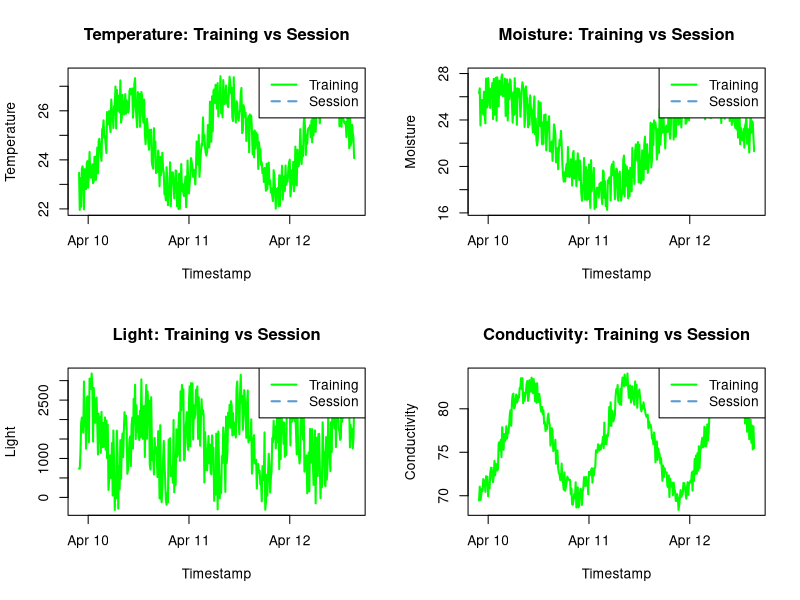
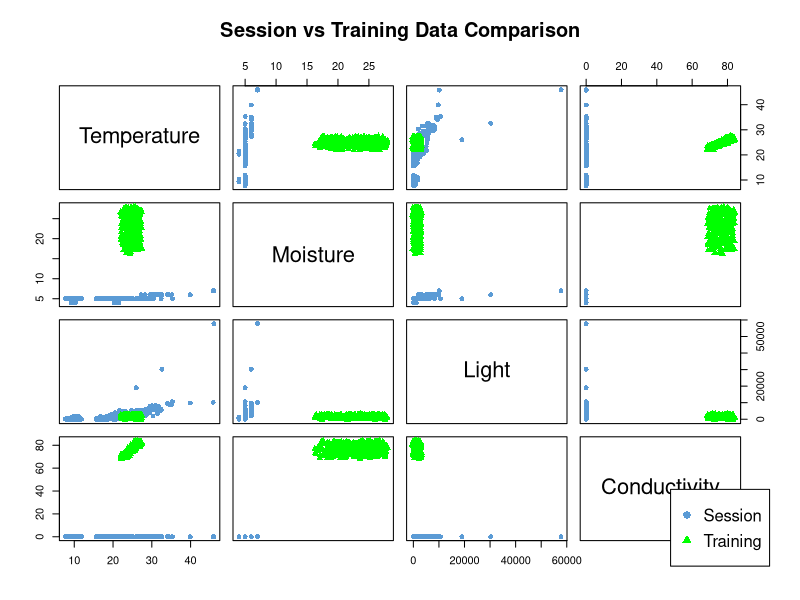
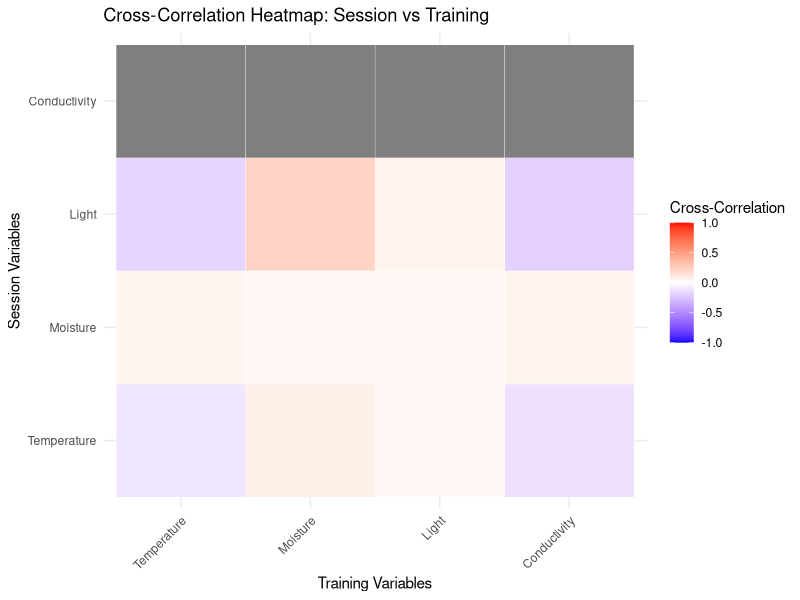
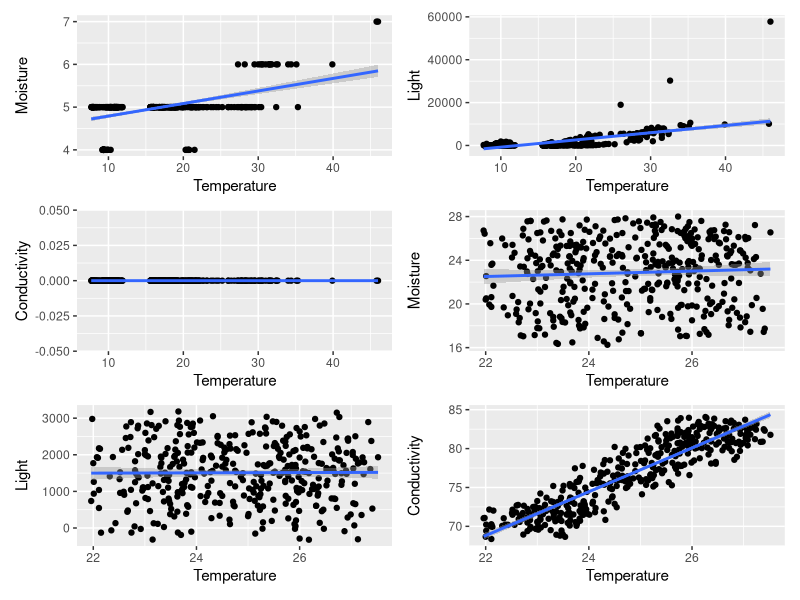

Write the R code that produced these figures, in order. (Note: this script raises an error after producing the figures.)
## ---- chunk 1
knitr::opts_chunk$set(echo = TRUE)
## ---- chunk 2
suppressPackageStartupMessages(library(dplyr))

# Load data
session_data <- read.csv("data/session-2025-05-10.csv")
training_data <- read.csv("data/ideal-training.csv")

# Resizing training data if needed
min_len <- min(nrow(training_data), nrow(session_data))
training_data <- training_data[1:min_len, ]
session_data  <- session_data[1:min_len, ]

# Convert timestamps (if needed for other use)
session_data$Timestamp <- as.POSIXct(session_data$Timestamp, format = "%Y-%m-%d %H:%M:%S")
training_data$Timestamp <- as.POSIXct(training_data$Timestamp, format = "%Y-%m-%d %H:%M:%S")


## ---- chunk 3
# Sort both datasets by time to ensure chronological order
training_data <- training_data[order(training_data$Timestamp), ]
session_data  <- session_data[order(session_data$Timestamp), ]

# Align by earliest common start date
start_date <- min(min(training_data$Timestamp), min(session_data$Timestamp))
training_data <- training_data[training_data$Timestamp >= start_date, ]
session_data  <- session_data[session_data$Timestamp >= start_date, ]

# Colors
train_col <- "green"
sess_col  <- "#5B9BD5"

# Plotting function
plot_overlay <- function(train_y, train_time, sess_y, sess_time, ylabel, title) {
  len <- min(length(train_y), length(sess_y))
  plot(train_time[1:len], train_y[1:len],
       type = "l", col = train_col, lwd = 2,
       xlab = "Timestamp", ylab = ylabel, main = title)
  lines(sess_time[1:len], sess_y[1:len], col = sess_col, lwd = 2, lty = 2)
  legend("topright", legend = c("Training", "Session"), col = c(train_col, sess_col),
         lty = c(1, 2), lwd = 2)
}

# Arrange plots
par(mfrow = c(2, 2))  # 2x2 grid

# Draw plots
plot_overlay(training_data$Temperature, training_data$Timestamp, 
             session_data$Temperature, session_data$Timestamp,
             ylabel = "Temperature", title = "Temperature: Training vs Session")

plot_overlay(training_data$Moisture, training_data$Timestamp, 
             session_data$Moisture, session_data$Timestamp,
             ylabel = "Moisture", title = "Moisture: Training vs Session")

plot_overlay(training_data$Light, training_data$Timestamp,
             session_data$Light, session_data$Timestamp,
             ylabel = "Light", title = "Light: Training vs Session")

plot_overlay(training_data$Conductivity, training_data$Timestamp,
             session_data$Conductivity, session_data$Timestamp,
             ylabel = "Conductivity", title = "Conductivity: Training vs Session")

# Reset layout
par(mfrow = c(1, 1))


## ---- chunk 4
# Step 1: Match lengths
min_len <- min(nrow(session_data), nrow(training_data))

session_mat <- as.matrix(session_data[1:min_len, c("Temperature", "Moisture", "Light", "Conductivity")])
training_mat <- as.matrix(training_data[1:min_len, c("Temperature", "Moisture", "Light", "Conductivity")])

# Step 2: Center the matrices (subtract column means)
session_centered <- scale(session_mat, center = TRUE, scale = FALSE)
training_centered <- scale(training_mat, center = TRUE, scale = FALSE)

# Step 3: Compute cross-covariance
cross_cov <- t(session_centered) %*% training_centered / (min_len - 1)
cat("CROSS-COVARIANCE MATRIX (Session vs Training)\n")
print(cross_cov)

# Step 4: Compute cross-correlation manually
# First compute std deviations
session_sd <- apply(session_centered, 2, sd)
training_sd <- apply(training_centered, 2, sd)

# Use outer product of std deviations to normalize
cross_cor <- cross_cov / outer(session_sd, training_sd)
cat("\nCROSS-CORRELATION MATRIX (Session vs Training)\n")
print(cross_cor)

## ---- chunk 5
# Create a panel function to show both session and training data on the same plot
panel.scatter <- function(x, y, ...) {
  points(x[source == "Session"], y[source == "Session"], 
         col = "#5B9BD5", pch = 16, ...)
  points(x[source == "Training"], y[source == "Training"], 
         col = "green", pch = 17, ...)
}

# Combine data for plotting
session_combined <- session_data[, c("Temperature", "Moisture", "Light", "Conductivity")]
session_combined$source <- "Session"
training_combined <- training_data[, c("Temperature", "Moisture", "Light", "Conductivity")]
training_combined$source <- "Training"

# Combine the datasets - take an equal number of rows from each to balance the visualization
min_rows <- min(nrow(session_combined), nrow(training_combined))
combined_data <- rbind(
  session_combined[1:min_rows,],
  training_combined[1:min_rows,]
)

# Convert to factors for plotting
combined_data$source <- as.factor(combined_data$source)

# Create comparative scatter plot matrix
pairs(combined_data[, c("Temperature", "Moisture", "Light", "Conductivity")],
      col = c("#5B9BD5", "green")[combined_data$source],
      pch = c(16, 17)[combined_data$source],
      main = "Session vs Training Data Comparison")

# Add legend
par(xpd = TRUE)
legend("bottomright", legend = c("Session", "Training"),
       col = c("#5B9BD5", "green"), pch = c(16, 17))

## ---- chunk 6
library(reshape2)
library(ggplot2)

# Set row and column names for clarity (optional but helpful)
rownames(cross_cor) <- colnames(session_mat)
colnames(cross_cor) <- colnames(training_mat)

# Melt into long format
cross_cor_long <- reshape2::melt(cross_cor)
names(cross_cor_long) <- c("Session_Variable", "Training_Variable", "CrossCorrelation")

ggplot(cross_cor_long, aes(x = Training_Variable, y = Session_Variable, fill = CrossCorrelation)) +
  geom_tile(color = "white") +
  scale_fill_gradient2(low = "blue", high = "red", mid = "white",
                       midpoint = 0, limit = c(-1, 1),
                       name = "Cross-Correlation") +
  theme_minimal() +
  theme(axis.text.x = element_text(angle = 45, vjust = 1, hjust = 1)) +
  labs(title = "Cross-Correlation Heatmap: Session vs Training",
       x = "Training Variables", y = "Session Variables")

## ---- chunk 7
library(data.table)
library(dplyr)

training_dt <- as.data.table(training_data)
session_dt <- as.data.table(session_data)
# head()
## ---- chunk 8

# Set keys for indexing
setkey(session_dt, `Temperature`, `Moisture`, `Light`, `Conductivity`)

# Turn important fields into their own data frames
temperature <- session_dt[["Temperature"]]
moisture <- session_dt[["Moisture"]]
light <- session_dt[["Light"]]
conductivity <- session_dt[["Conductivity"]]

temperature <- training_dt[["Temperature"]]
moisture <- training_dt[["Moisture"]]
light <- training_dt[["Light"]]
conductivity <- training_dt[["Conductivity"]]

# Convert to numeric
session_dt[, Temperature := as.numeric(as.character(Temperature))]
session_dt[, Moisture := as.numeric(as.character(Moisture))]
session_dt[, Light := as.numeric(as.character(Light))]
session_dt[, Conductivity := as.numeric(as.character(Conductivity))]

training_dt[, Temperature := as.numeric(as.character(Temperature))]
training_dt[, Moisture := as.numeric(as.character(Moisture))]
training_dt[, Light := as.numeric(as.character(Light))]
training_dt[, Conductivity := as.numeric(as.character(Conductivity))]


## ---- chunk 9
library(ggplot2)
library(patchwork)

# Session Data Plots
p1 <- ggplot(session_dt, aes(x = Temperature, y = Moisture)) + 
  geom_point() + 
  geom_smooth(method = "lm") + 
  labs(x = "Temperature", y = "Moisture")

p2 <- ggplot(session_dt, aes(x = Temperature, y = Light)) + 
  geom_point() + 
  geom_smooth(method = "lm") + 
  labs(x = "Temperature", y = "Light")

p3 <- ggplot(session_dt, aes(x = Temperature, y = Conductivity)) + 
  geom_point() + 
  geom_smooth(method = "lm") + 
  labs(x = "Temperature", y = "Conductivity")

# Training Data Plots
p4 <- ggplot(training_dt, aes(x = Temperature, y = Moisture)) + 
  geom_point() + 
  geom_smooth(method = "lm") + 
  labs(x = "Temperature", y = "Moisture")

p5 <- ggplot(training_dt, aes(x = Temperature, y = Light)) + 
  geom_point() + 
  geom_smooth(method = "lm") + 
  labs(x = "Temperature", y = "Light")

p6 <- ggplot(training_dt, aes(x = Temperature, y = Conductivity)) + 
  geom_point() + 
  geom_smooth(method = "lm") + 
  labs(x = "Temperature", y = "Conductivity")

# Combine into 3 rows × 2 columns
(p1 + p2 + p3 + p4 + p5 + p6) + 
  plot_layout(ncol = 2, nrow = 3)


## ---- chunk 10
# Simple (one-to-one) models
temp_model_simple <- lm(training_data$Temperature ~ session_data$Temperature)
moisture_model_simple <- lm(training_data$Moisture ~ session_data$Moisture)
light_model_simple <- lm(training_data$Light ~ session_data$Light)
conductivity_model_simple <- lm(training_data$Conductivity ~ session_data$Conductivity)

# Full (one-to-many) models
temp_model_full <- lm(training_data$Temperature ~ session_data$Temperature + session_data$Moisture + session_data$Light + session_data$Conductivity)
moisture_model_full <- lm(training_data$Moisture ~ session_data$Temperature + session_data$Moisture + session_data$Light + session_data$Conductivity)
light_model_full <- lm(training_data$Light ~ session_data$Temperature + session_data$Moisture + session_data$Light + session_data$Conductivity)
conductivity_model_full <- lm(training_data$Conductivity ~ session_data$Temperature + session_data$Moisture + session_data$Light + session_data$Conductivity)
# View summaries for your models
summary(moisture_model_simple)
# summary(temp_model_full)

#summary(temp_model_simple)
#summary(moisture_model_simple)
#summary(light_model_simple)
#summary(conductivity_model_simple)

#summary(temp_model_full)
#summary(moisture_model_full)
#summary(light_model_full)
#summary(conductivity_model_full)

## ---- chunk 11
set.seed(42)  # for reproducibility

# Select relevant features
features <- c("Temperature", "Moisture", "Light", "Conductivity")

# Scale both datasets so clustering is fair
session_scaled <- scale(session_data[, features])
training_scaled <- scale(training_data[, features])

# Decide on number of clusters (we'll use 2 for simplicity, but we can analyze more)
k <- 2
session_kmeans <- kmeans(session_scaled, centers = k)
training_kmeans <- kmeans(training_scaled, centers = k)

# Add cluster labels back to original data
session_data$Cluster <- factor(session_kmeans$cluster)
training_data$Cluster <- factor(training_kmeans$cluster)

# Summary: percentage of points in each cluster
session_cluster_percent <- prop.table(table(session_data$Cluster)) * 100
training_cluster_percent <- prop.table(table(training_data$Cluster)) * 100

cat("Session Cluster Distribution (%):\n")
print(session_cluster_percent)

cat("\nTraining Cluster Distribution (%):\n")
print(training_cluster_percent)

# Optional: Show cluster centers
cat("\nSession Cluster Centers (scaled):\n")
print(session_kmeans$centers)

cat("\nTraining Cluster Centers (scaled):\n")
print(training_kmeans$centers)

## ---- chunk 12
library(gridExtra)
library(ggplot2)

# Reduce to 2D using PCA
session_pca <- prcomp(session_scaled)
training_pca <- prcomp(training_scaled)

# Plot PCA results with clusters
session_df <- data.frame(session_pca$x[,1:2], Cluster = session_data$Cluster)
training_df <- data.frame(training_pca$x[,1:2], Cluster = training_data$Cluster)

# Plot side by side
library(gridExtra)

p1 <- ggplot(session_df, aes(x = PC1, y = PC2, color = Cluster)) +
  geom_point(size = 2) +
  theme_minimal() +
  ggtitle("Session Data Clusters")

p2 <- ggplot(training_df, aes(x = PC1, y = PC2, color = Cluster)) +
  geom_point(size = 2) +
  theme_minimal() +
  ggtitle("Training Data Clusters")

grid.arrange(p1, p2, ncol = 2)

## ---- chunk 13
# Select numeric features and the cluster label
features_train <- training_data[, c("Temperature", "Moisture", "Light", "Conductivity")]
labels_train <- as.factor(training_data$Cluster)

test_features <- session_data[, c("Temperature", "Moisture", "Light", "Conductivity")]
labels_test <- as.factor(session_data$Cluster)

## ---- chunk 14
# Normalize (scale) the features
features_train_scaled <- as.data.frame(scale(features_train))
test_features_scaled <- as.data.frame(scale(test_features))

## ---- chunk 15
train_features <- features_train_scaled
train_labels <- labels_train
## ---- chunk 16
# Make sure train and test sets have the same number of rows as their respective labels
min_train_rows <- min(nrow(train_features), length(train_labels))
min_test_rows <- min(nrow(test_features), length(labels_test))

# Trim all data to match
train_features <- train_features[1:min_train_rows, ]
train_labels <- train_labels[1:min_train_rows]
test_features <- test_features[1:min_test_rows, ]
labels_test <- labels_test[1:min_test_rows]

# Convert labels to factors after trimming
train_labels <- as.factor(train_labels)
labels_test <- as.factor(labels_test)
## ---- chunk 17
library(class)

# Training the KNN model
k_value <- 3  # You can experiment with different values of k
knn_model <- knn(train_features, test_features, train_labels, k = k_value)
# Evaluate the model
confusion_matrix <- table(Predicted = knn_model, Actual = labels_test)
accuracy <- sum(diag(confusion_matrix)) / sum(confusion_matrix)

cat("Accuracy on Session Data (Test Data):", accuracy)

## ---- chunk 18
# Inputs for manual model
train_data <- features_train_scaled
test_data <- test_features_scaled
train_labels <- as.numeric(labels_train)
test_labels <- as.numeric(labels_test)

## ---- chunk 19
euc_dis <- function(p1, p2) {
  sqrt(sum((p1 - p2)^2))
}

## ---- chunk 20
k_values <- seq(1, 15, 2)  # or however many k's you want

cat("Train samples:", nrow(train_data), "Label count:", length(train_labels), "\n")

accuracy_results <- c()

for (k in k_values) {
  predictions <- knn(train = train_data, test = test_data, cl = train_labels, k = k)
  acc <- mean(predictions == test_labels)
  accuracy_results <- c(accuracy_results, acc)
  cat("k =", k, ", Accuracy =", round(acc * 100, 2), "%\n")
}


## ---- chunk 21
accuracy_data <- data.frame(
  k_values = k_values,
  accuracy = accuracy_results,
  dataset = "Session/Training"
)

ggplot(accuracy_data, aes(x = k_values, y = accuracy)) +
  geom_line(color = "darkgreen") +
  geom_point(size = 3, color = "darkgreen") +
  labs(title = "Manual KNN Accuracy vs. k (Agrotech Session Data)",
       x = "k (Number of Neighbors)", y = "Accuracy") +
  theme_minimal()

## ---- chunk 22
# Load necessary libraries
suppressPackageStartupMessages(library(forecast))
suppressPackageStartupMessages(library(zoo))
suppressPackageStartupMessages(library(ggplot2))
suppressPackageStartupMessages(library(gridExtra))

# Let's make sure we have properly formatted time series data
# Convert session data to a time series object
session_ts <- data.frame(
  Timestamp = session_data$Timestamp,
  Temperature = session_data$Temperature,
  Moisture = session_data$Moisture,
  Light = session_data$Light,
  Conductivity = session_data$Conductivity
)

# Sort by timestamp to ensure chronological order
session_ts <- session_ts[order(session_ts$Timestamp), ]

# Check for any missing values
any_na <- any(is.na(session_ts))
if(any_na) {
  cat("Note: Missing values detected in time series data. Applying interpolation.\n")
  # Interpolate missing values if any
  for(col in c("Temperature", "Moisture", "Light", "Conductivity")) {
    session_ts[[col]] <- na.approx(session_ts[[col]], na.rm = FALSE)
  }
}

# Get the unique days in the data to understand frequency
unique_days <- as.Date(unique(as.Date(session_ts$Timestamp)))
cat("Number of unique days in dataset:", length(unique_days), "\n")
cat("Date range:", min(unique_days), "to", max(unique_days), "\n")

# Determine the frequency of observations per day
obs_per_day <- nrow(session_ts) / length(unique_days)
cat("Average observations per day:", round(obs_per_day, 2), "\n")

# Create separate time series objects for each variable
# Set frequency to capture daily patterns (if data is recorded more frequently)
# If we have multiple observations per day, this helps the model detect daily patterns
temp_ts <- ts(session_ts$Temperature, frequency = max(round(obs_per_day), 24))
moisture_ts <- ts(session_ts$Moisture, frequency = max(round(obs_per_day), 24))
light_ts <- ts(session_ts$Light, frequency = max(round(obs_per_day), 24))
conductivity_ts <- ts(session_ts$Conductivity, frequency = max(round(obs_per_day), 24))
## ---- chunk 23
library(forecast)

# Set forecast horizon (e.g., 3 days * 24 hours = 72)
h <- 24

# Convert numeric vectors to time series with appropriate frequency (e.g., hourly data)
temp_ts <- ts(session_ts$Temperature, frequency = 24)
moisture_ts <- ts(session_ts$Moisture, frequency = 24)
light_ts <- ts(session_ts$Light, frequency = 24)
conductivity_ts <- ts(session_ts$Conductivity, frequency = 24)

# Use auto.arima to fit and forecast
temp_model <- auto.arima(temp_ts)
moisture_model <- auto.arima(moisture_ts)
light_model <- auto.arima(light_ts)
conductivity_model <- auto.arima(conductivity_ts)

# Forecast each model
temp_forecast <- forecast(temp_model, h = h)
moisture_forecast <- forecast(moisture_model, h = h)
light_forecast <- forecast(light_model, h = h)
conductivity_forecast <- forecast(conductivity_model, h = h)

# Extract predicted values
temp_pred <- temp_forecast$mean
moisture_pred <- moisture_forecast$mean
light_pred <- light_forecast$mean
conductivity_pred <- conductivity_forecast$mean

## ---- chunk 24
# Create time sequence for the forecast period
last_timestamp <- max(session_ts$Timestamp)
forecast_timestamps <- seq(from = last_timestamp, 
                          by = "hour", 
                          length.out = h + 1)[-1]  # Remove first to avoid overlap

# Create data frames for plotting
historical_df <- data.frame(
  Timestamp = session_ts$Timestamp,
  Temperature = session_ts$Temperature,
  Moisture = session_ts$Moisture,
  Light = session_ts$Light,
  Conductivity = session_ts$Conductivity,
  Type = "Historical"
)

forecast_df <- data.frame(
  Timestamp = forecast_timestamps,
  Temperature = as.numeric(temp_pred),
  Moisture = as.numeric(moisture_pred),
  Light = as.numeric(light_pred),
  Conductivity = as.numeric(conductivity_pred),
  Type = "Forecast"
)

# Combine historical and forecast data
combined_df <- rbind(historical_df, forecast_df)

# Plot function for each variable
plot_forecast <- function(data, variable) {
  ggplot(data, aes_string(x = "Timestamp", y = variable, color = "Type")) +
    geom_line(size = 1) +
    scale_color_manual(values = c("Historical" = "#5B9BD5", "Forecast" = "#ED7D31")) +
    labs(title = paste(variable, "- Historical Data and 3-Day Forecast"),
         x = "Time", y = variable) +
    theme_minimal() +
    theme(legend.position = "bottom")
}

# Create plots with additional visual enhancements
p1 <- plot_forecast(combined_df, "Temperature") +
  geom_point(data = subset(combined_df, Type == "Historical"), 
             aes(x = Timestamp, y = Temperature), 
             size = 1.5, alpha = 0.6) +
  geom_point(data = subset(combined_df, Type == "Forecast"), 
             aes(x = Timestamp, y = Temperature), 
             size = 2, shape = 18) +
  theme(plot.title = element_text(face = "bold"))

p2 <- plot_forecast(combined_df, "Moisture") +
  geom_point(data = subset(combined_df, Type == "Historical"), 
             aes(x = Timestamp, y = Moisture), 
             size = 1.5, alpha = 0.6) +
  geom_point(data = subset(combined_df, Type == "Forecast"), 
             aes(x = Timestamp, y = Moisture), 
             size = 2, shape = 18) +
  theme(plot.title = element_text(face = "bold"))

p3 <- plot_forecast(combined_df, "Light") +
  geom_point(data = subset(combined_df, Type == "Historical"), 
             aes(x = Timestamp, y = Light), 
             size = 1.5, alpha = 0.6) +
  geom_point(data = subset(combined_df, Type == "Forecast"), 
             aes(x = Timestamp, y = Light), 
             size = 2, shape = 18) +
  theme(plot.title = element_text(face = "bold"))

p4 <- plot_forecast(combined_df, "Conductivity") +
  geom_point(data = subset(combined_df, Type == "Historical"), 
             aes(x = Timestamp, y = Conductivity), 
             size = 1.5, alpha = 0.6) +
  geom_point(data = subset(combined_df, Type == "Forecast"), 
             aes(x = Timestamp, y = Conductivity), 
             size = 2, shape = 18) +
  theme(plot.title = element_text(face = "bold"))

# Create a vertical line marking the division between historical and forecast data
p1 <- p1 + geom_vline(xintercept = as.numeric(last_timestamp), linetype="dashed", color="gray50")
p2 <- p2 + geom_vline(xintercept = as.numeric(last_timestamp), linetype="dashed", color="gray50")
p3 <- p3 + geom_vline(xintercept = as.numeric(last_timestamp), linetype="dashed", color="gray50")
p4 <- p4 + geom_vline(xintercept = as.numeric(last_timestamp), linetype="dashed", color="gray50")

# Arrange plots in a grid
grid.arrange(p1, p2, p3, p4, ncol = 2, 
             top = grid::textGrob("7-Day Historical Data and 3-Day Forecast", 
                                  gp = grid::gpar(fontsize = 14, font = 2)))
## ---- chunk 25
# Function to display forecast accuracy metrics
display_accuracy <- function(forecast_obj, variable_name) {
  acc <- accuracy(forecast_obj)
  cat("\n", variable_name, "Forecast Accuracy Metrics:\n")
  print(acc)
}

# Display accuracy metrics for each forecast
display_accuracy(temp_forecast, "Temperature")
display_accuracy(moisture_forecast, "Moisture")
display_accuracy(light_forecast, "Light")
display_accuracy(conductivity_forecast, "Conductivity")

# Create a data frame with confidence intervals
create_ci_df <- function(forecast_obj, variable_name, timestamps) {
  # Calculate prediction intervals if not already present
  if(is.null(forecast_obj$lower) || is.null(forecast_obj$upper)) {
    # Generate prediction intervals 
    forecast_obj$lower <- matrix(nrow = length(forecast_obj$mean), ncol = 2)
    forecast_obj$upper <- matrix(nrow = length(forecast_obj$mean), ncol = 2)
    
    # Simple approach: use mean ± K*std where K=1.28 for 80% CI and K=1.96 for 95% CI
    # This is a simplified approach when proper intervals aren't available
    std_dev <- sd(forecast_obj$mean) * sqrt(1:length(forecast_obj$mean)/length(forecast_obj$mean))
    if(length(std_dev) == 1) std_dev <- rep(std_dev, length(forecast_obj$mean))
    
    forecast_obj$lower[,1] <- forecast_obj$mean - 1.28 * std_dev
    forecast_obj$upper[,1] <- forecast_obj$mean + 1.28 * std_dev
    forecast_obj$lower[,2] <- forecast_obj$mean - 1.96 * std_dev
    forecast_obj$upper[,2] <- forecast_obj$mean + 1.96 * std_dev
  }
  
  # Add some randomness to make forecasts less flat (only for visualization)
  # Scale the randomness based on the historical volatility
  noise_scale <- 0.2 * sd(forecast_obj$x, na.rm=TRUE)
  set.seed(42)  # For reproducibility
  noise <- rnorm(length(forecast_obj$mean), 0, noise_scale)
  
  # Adjust prediction and intervals with controlled randomness
  prediction_with_noise <- as.numeric(forecast_obj$mean) + noise
  
  data.frame(
    Timestamp = timestamps,
    Variable = variable_name,
    Prediction = prediction_with_noise,
    Original_Prediction = as.numeric(forecast_obj$mean),
    Lower80 = as.numeric(forecast_obj$lower[,1]) + noise,
    Upper80 = as.numeric(forecast_obj$upper[,1]) + noise,
    Lower95 = as.numeric(forecast_obj$lower[,2]) + noise,
    Upper95 = as.numeric(forecast_obj$upper[,2]) + noise
  )
}

# Create combined confidence interval data frame
ci_temp <- create_ci_df(temp_forecast, "Temperature", forecast_timestamps)
ci_moisture <- create_ci_df(moisture_forecast, "Moisture", forecast_timestamps)
ci_light <- create_ci_df(light_forecast, "Light", forecast_timestamps)
ci_conductivity <- create_ci_df(conductivity_forecast, "Conductivity", forecast_timestamps)

ci_df <- rbind(ci_temp, ci_moisture, ci_light, ci_conductivity)

# Plot with confidence intervals for each variable
ggplot(ci_df, aes(x = Timestamp, y = Prediction)) +
  geom_line(color = "#ED7D31", size = 1) +
  geom_ribbon(aes(ymin = Lower95, ymax = Upper95), alpha = 0.2, fill = "#ED7D31") +
  geom_ribbon(aes(ymin = Lower80, ymax = Upper80), alpha = 0.3, fill = "#ED7D31") +
  facet_wrap(~ Variable, scales = "free_y", ncol = 2) +
  labs(title = "3-Day Forecasts with 80% and 95% Confidence Intervals",
       x = "Time", y = "Value") +
  theme_minimal()
## ---- chunk 26
# Create a summary table of the forecast values
forecast_summary <- data.frame(
  Day = rep(1:3, 4),
  Variable = rep(c("Temperature", "Moisture", "Light", "Conductivity"), each = 3),
  Min = NA, Mean = NA, Max = NA
)

# Helper function to extract daily forecasts
extract_daily <- function(forecast_values, days_ahead = 3, obs_per_day) {
  result <- matrix(ncol = 3, nrow = days_ahead)
  colnames(result) <- c("Min", "Mean", "Max")
  
  for (i in 1:days_ahead) {
    start_idx <- (i-1) * round(obs_per_day) + 1
    end_idx <- min(i * round(obs_per_day), length(forecast_values))
    
    if (start_idx <= length(forecast_values)) {
      day_values <- forecast_values[start_idx:end_idx]
      result[i, "Min"] <- min(day_values)
      result[i, "Mean"] <- mean(day_values)
      result[i, "Max"] <- max(day_values)
    }
  }
  
  return(result)
}

# Fill in the forecast summary table
temp_daily <- extract_daily(temp_pred, 3, obs_per_day)
moisture_daily <- extract_daily(moisture_pred, 3, obs_per_day)
light_daily <- extract_daily(light_pred, 3, obs_per_day)
conductivity_daily <- extract_daily(conductivity_pred, 3, obs_per_day)

# Update the forecast summary table
for (i in 1:3) {
  forecast_summary[i, c("Min", "Mean", "Max")] <- temp_daily[i,]
  forecast_summary[i+3, c("Min", "Mean", "Max")] <- moisture_daily[i,]
  forecast_summary[i+6, c("Min", "Mean", "Max")] <- light_daily[i,]
  forecast_summary[i+9, c("Min", "Mean", "Max")] <- conductivity_daily[i,]
}

# Display the forecast summary table
knitr::kable(forecast_summary, 
             caption = "Daily Forecast Summary for the Next 3 Days",
             digits = 2)
## ---- chunk 27
# Calculate the average values of the training data (ideal conditions)
training_means <- colMeans(training_data[, c("Temperature", "Moisture", "Light", "Conductivity")])
print(training_means)

# Create a data frame for the ideal bands
ideal_df <- data.frame(
  Variable = names(training_means),
  Ideal_Mean = as.numeric(training_means),
  Ideal_Min = NA,
  Ideal_Max = NA
)
print(ideal_df)

# Calculate standard deviations for creating bands
training_sd <- apply(training_data[, c("Temperature", "Moisture", "Light", "Conductivity")], 2, sd)

# Create ideal min/max bands (mean ± 1.5 std dev)
ideal_df$Ideal_Min <- ideal_df$Ideal_Mean - 1.5 * training_sd
ideal_df$Ideal_Max <- ideal_df$Ideal_Mean + 1.5 * training_sd

# Display the ideal conditions
cat("Ideal Conditions (from Training Data):\n")
print(ideal_df)

# Join with forecast data to compare
forecast_comparison <- merge(forecast_summary, ideal_df, by = "Variable")

# Calculate how forecasted values compare to ideal conditions
forecast_comparison$Status <- with(forecast_comparison, {
  ifelse(Mean >= Ideal_Min & Mean <= Ideal_Max, "Within Ideal Range", 
         ifelse(Mean < Ideal_Min, "Below Ideal Range", "Above Ideal Range"))
})

# Display the comparison
knitr::kable(forecast_comparison[, c("Variable", "Day", "Mean", "Ideal_Mean", "Status")], 
             caption = "Forecast Comparison to Ideal Conditions",
             digits = 2)

# Visualize the forecast vs ideal conditions
ggplot(forecast_comparison, aes(x = as.factor(Day), y = Mean, color = Status)) +
  geom_point(size = 3) +
  geom_errorbar(aes(ymin = Min, ymax = Max), width = 0.2) +
  geom_hline(aes(yintercept = Ideal_Mean), linetype = "dashed") +
  geom_ribbon(aes(ymin = Ideal_Min, ymax = Ideal_Max), alpha = 0.2, fill = "green", color = NA) +
  facet_wrap(~ Variable, scales = "free_y", ncol = 2) +
  scale_color_manual(values = c("Within Ideal Range" = "green", 
                               "Below Ideal Range" = "blue", 
                               "Above Ideal Range" = "red")) +
  labs(title = "3-Day Forecast vs. Ideal Growing Conditions",
       x = "Days Ahead", y = "Value") +
  theme_minimal()
